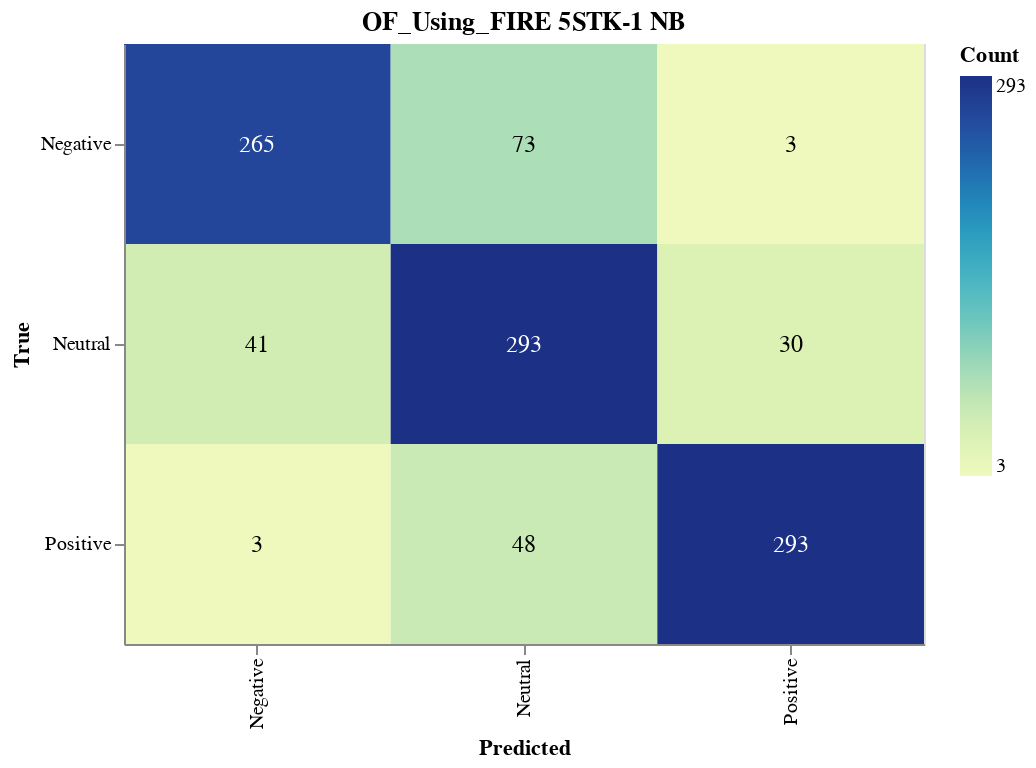

Notebook code for this chart:
### Markdown cell above
#### Save CM

### Code cell
import altair as alt
import altair_saver
import pandas as pd
from sklearn.metrics import confusion_matrix

# Calculate the confusion matrix
cm = confusion_matrix(y_val, nb_validation_predictions)

# Define class names
class_names = ['Negative', 'Neutral', 'Positive']

# Convert confusion matrix to DataFrame
cm_df = pd.DataFrame(cm, index=class_names, columns=class_names).reset_index().melt(id_vars='index')
cm_df.columns = ['True', 'Predicted', 'Count']

# Ensure the order of categories
cm_df['True'] = pd.Categorical(cm_df['True'], categories=class_names, ordered=True)
cm_df['Predicted'] = pd.Categorical(cm_df['Predicted'], categories=class_names, ordered=True)

# Create the Altair plot
heatmap = alt.Chart(cm_df).mark_rect().encode(
    x=alt.X('Predicted:O', sort=class_names),
    y=alt.Y('True:O', sort=class_names),
    color='Count:Q',
    tooltip=['True', 'Predicted', 'Count']
).properties(
    width=400,
    height=300,
    title='OF_Using_FIRE 5STK-1 NB'
)

# Add text labels
text = heatmap.mark_text(
    align='center',
    baseline='middle',
    fontSize=12
).encode(
    text='Count:Q',
    color=alt.condition(
        alt.datum.Count > cm.max() / 2,
        alt.value('white'),
        alt.value('black')
    )
)

# Combine heatmap and text
final_chart = heatmap + text

# Display the plot
final_chart.show()

### Figure 1 — Vega-Lite specification as saved in the notebook (floating-point values rounded to 4 significant figures)
{"config": {"view": {"continuousWidth": 300, "continuousHeight": 300}}, "layer": [{"mark": {"type": "rect"}, "encoding": {"color": {"field": "Count", "type": "quantitative"}, "tooltip": [{"field": "True", "type": "ordinal"}, {"field": "Predicted", "type": "ordinal"}, {"field": "Count", "type": "quantitative"}], "x": {"field": "Predicted", "sort": ["Negative", "Neutral", "Positive"], "type": "ordinal"}, "y": {"field": "True", "sort": ["Negative", "Neutral", "Positive"], "type": "ordinal"}}, "title": "OF_Using_FIRE 5STK-1 NB"}, {"mark": {"type": "text", "align": "center", "baseline": "middle", "fontSize": 12}, "encoding": {"color": {"condition": {"test": "(datum.Count > 146.5)", "value": "white"}, "value": "black"}, "text": {"field": "Count", "type": "quantitative"}, "tooltip": [{"field": "True", "type": "ordinal"}, {"field": "Predicted", "type": "ordinal"}, {"field": "Count", "type": "quantitative"}], "x": {"field": "Predicted", "sort": ["Negative", "Neutral", "Positive"], "type": "ordinal"}, "y": {"field": "True", "sort": ["Negative", "Neutral", "Positive"], "type": "ordinal"}}, "title": "OF_Using_FIRE 5STK-1 NB"}], "data": {"name": "data-c066b527e06b84bd61265323615895d1"}, "height": 300, "width": 400, "$schema": "https://vega.github.io/schema/vega-lite/v5.17.0.json", "datasets": {"data-c066b527e06b84bd61265323615895d1": [{"True": "Negative", "Predicted": "Negative", "Count": 265}, {"True": "Neutral", "Predicted": "Negative", "Count": 41}, {"True": "Positive", "Predicted": "Negative", "Count": 3}, {"True": "Negative", "Predicted": "Neutral", "Count": 73}, {"True": "Neutral", "Predicted": "Neutral", "Count": 293}, {"True": "Positive", "Predicted": "Neutral", "Count": 48}, {"True": "Negative", "Predicted": "Positive", "Count": 3}, {"True": "Neutral", "Predicted": "Positive", "Count": 30}, {"True": "Positive", "Predicted": "Positive", "Count": 293}]}}
